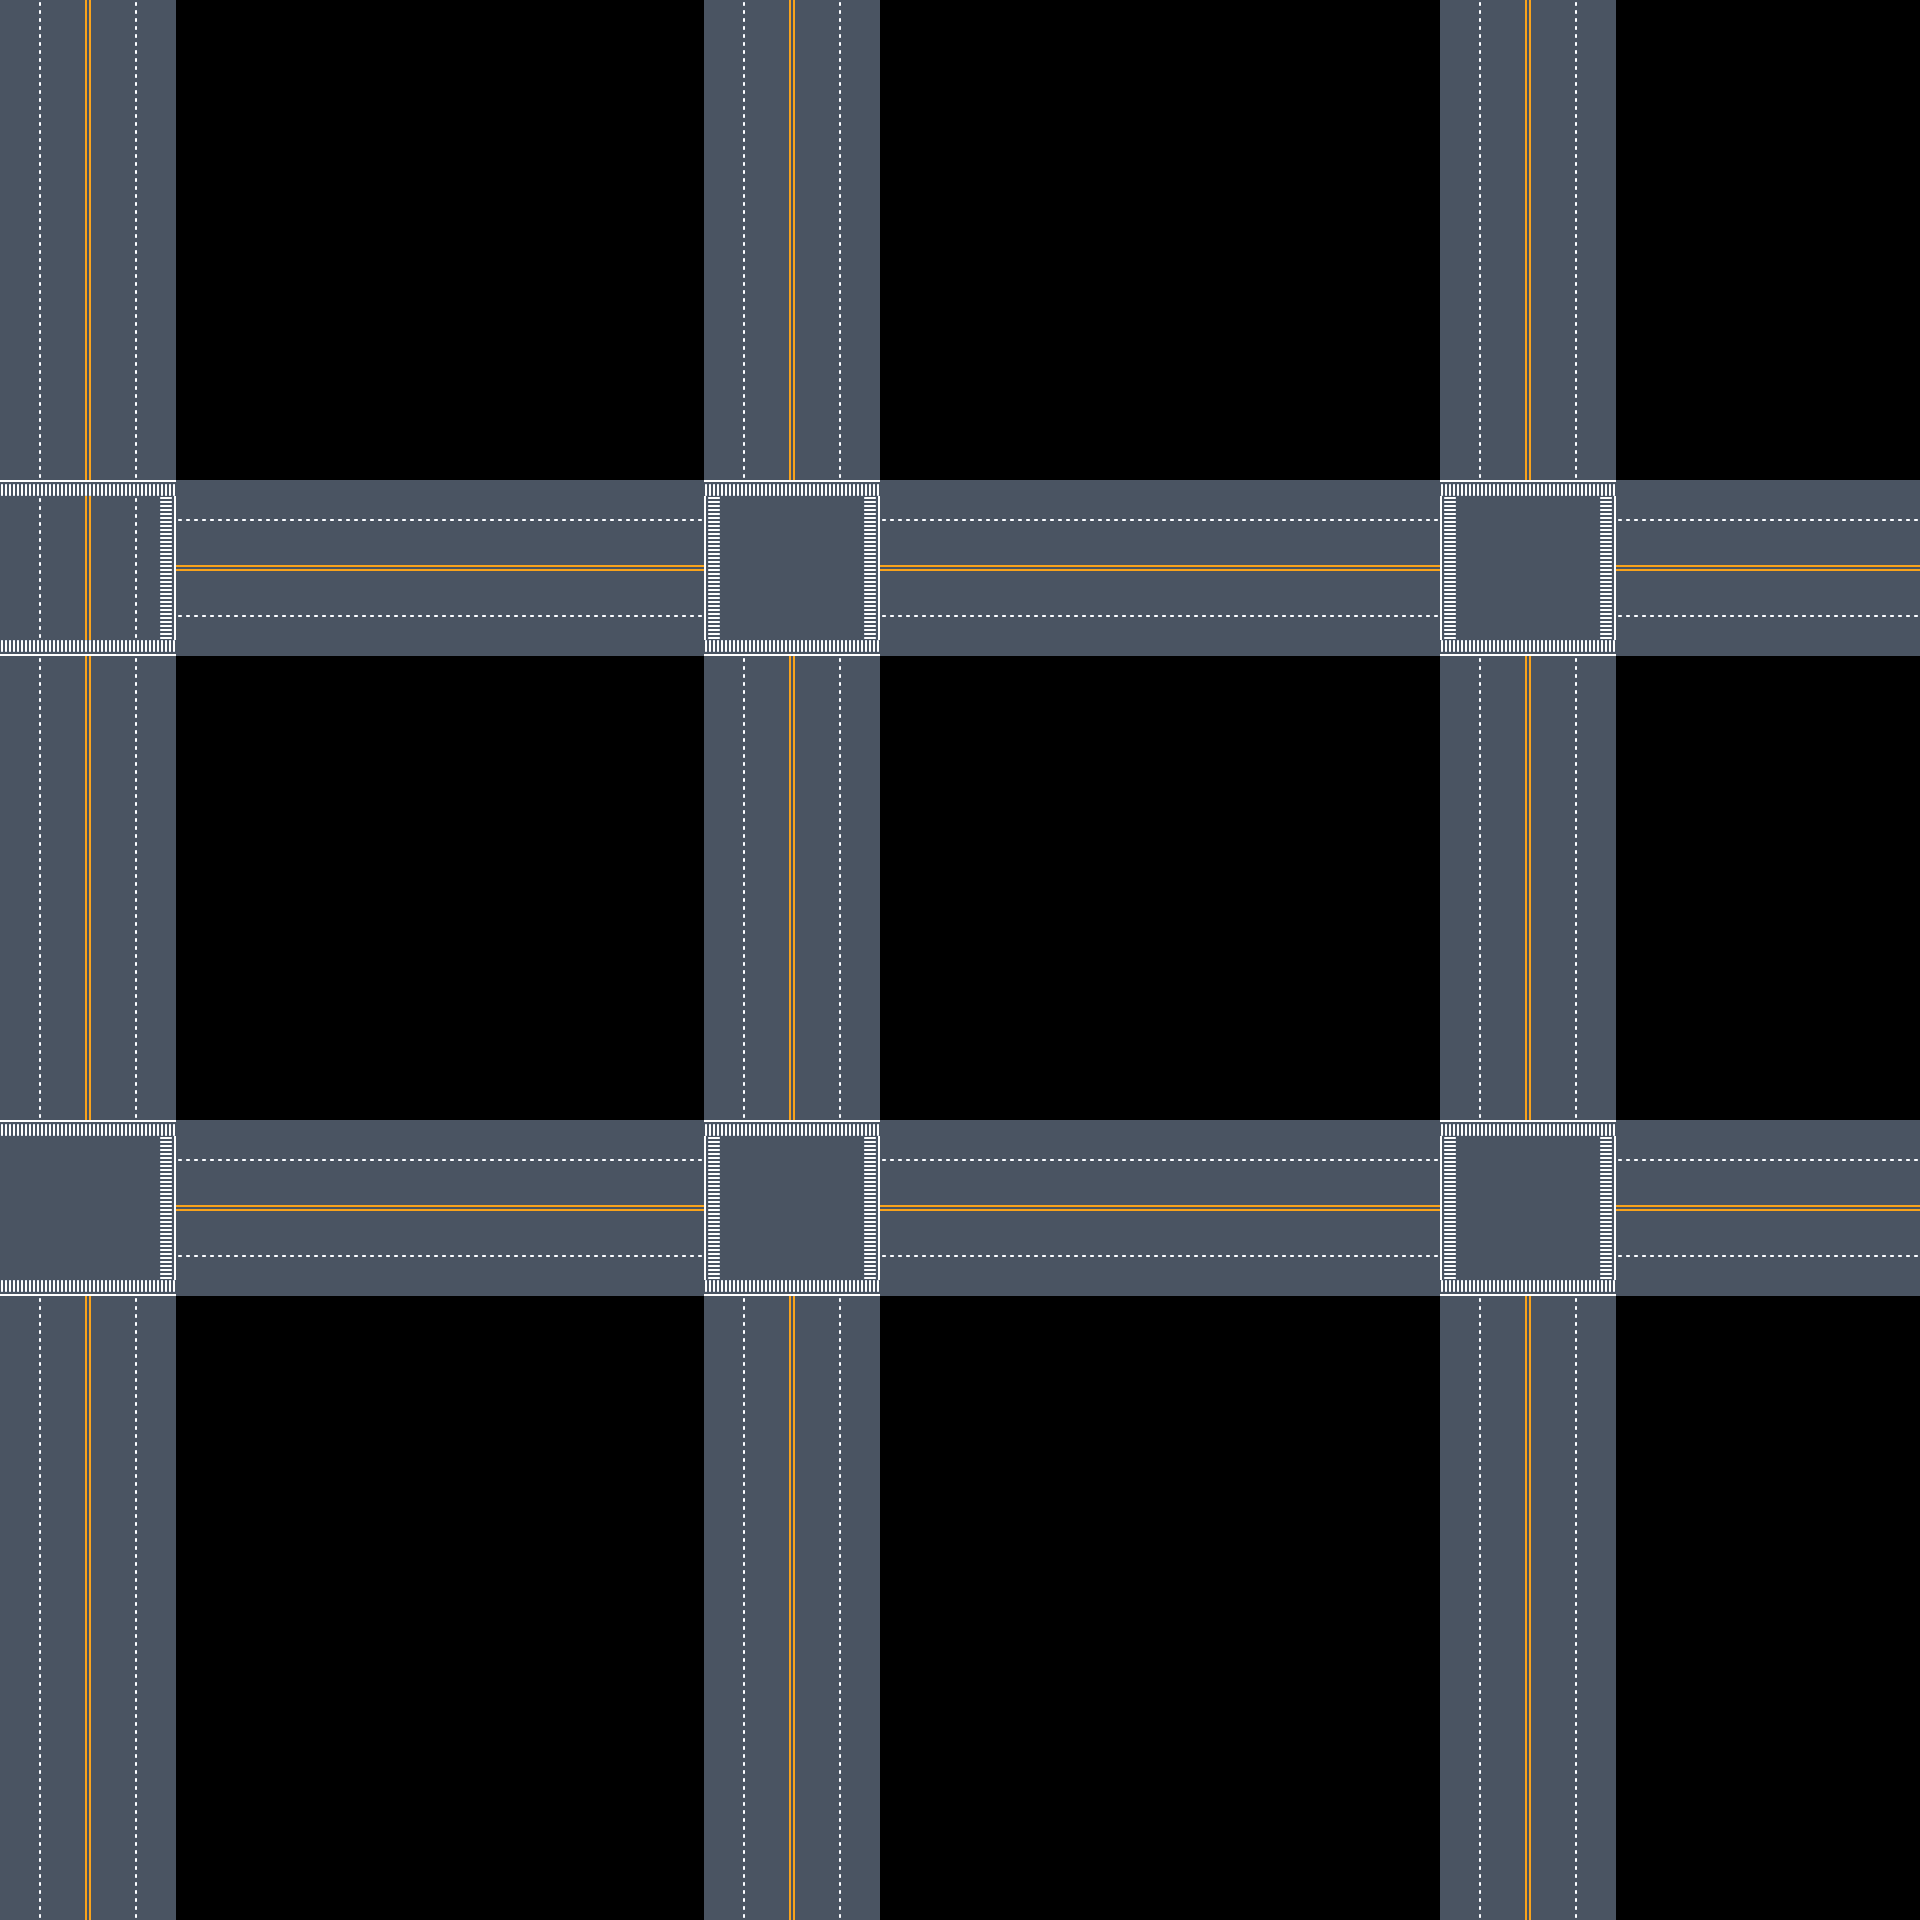

Below is a game level as drawn by its tile map, then a one-line description and the .tmx that defines it (tile-layer data replaced by summaries):
An orthogonal 120x120 tile map with 16x16 px tiles, 1 tile layer (Tile Layer 1), 2 tilesets.

<map version="1.8" tiledversion="1.8.2" orientation="orthogonal" renderorder="right-down" width="120" height="120" tilewidth="16" tileheight="16" infinite="0" nextlayerid="2" nextobjectid="1">
 <tileset firstgid="1" source="test.tsx" />
 <tileset firstgid="257" name="building" tilewidth="16" tileheight="16" tilecount="256" columns="16">
  <image source="../modern-city-assets/buildings.png" trans="e6e6e6" width="256" height="256" />
 </tileset>
 <layer id="1" name="Tile Layer 1" width="120" height="120">
  <data>[14400 cells, 5874 non-empty, 7 distinct tile ids]</data>
 </layer>
</map>
